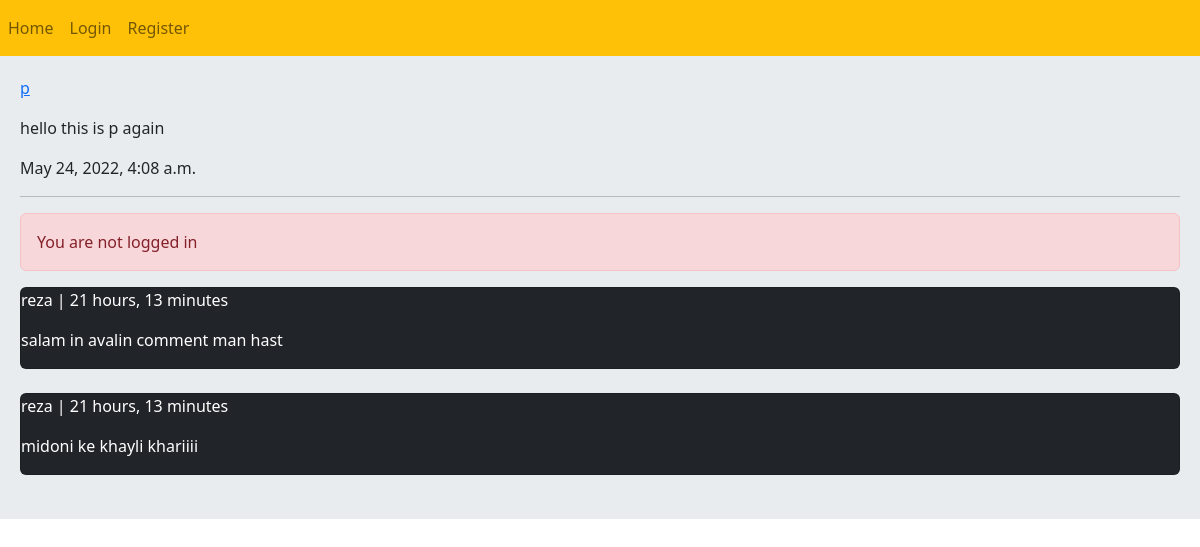
/post/6/hello-this-is-p-again/, run on an earlier commit of the app's database.
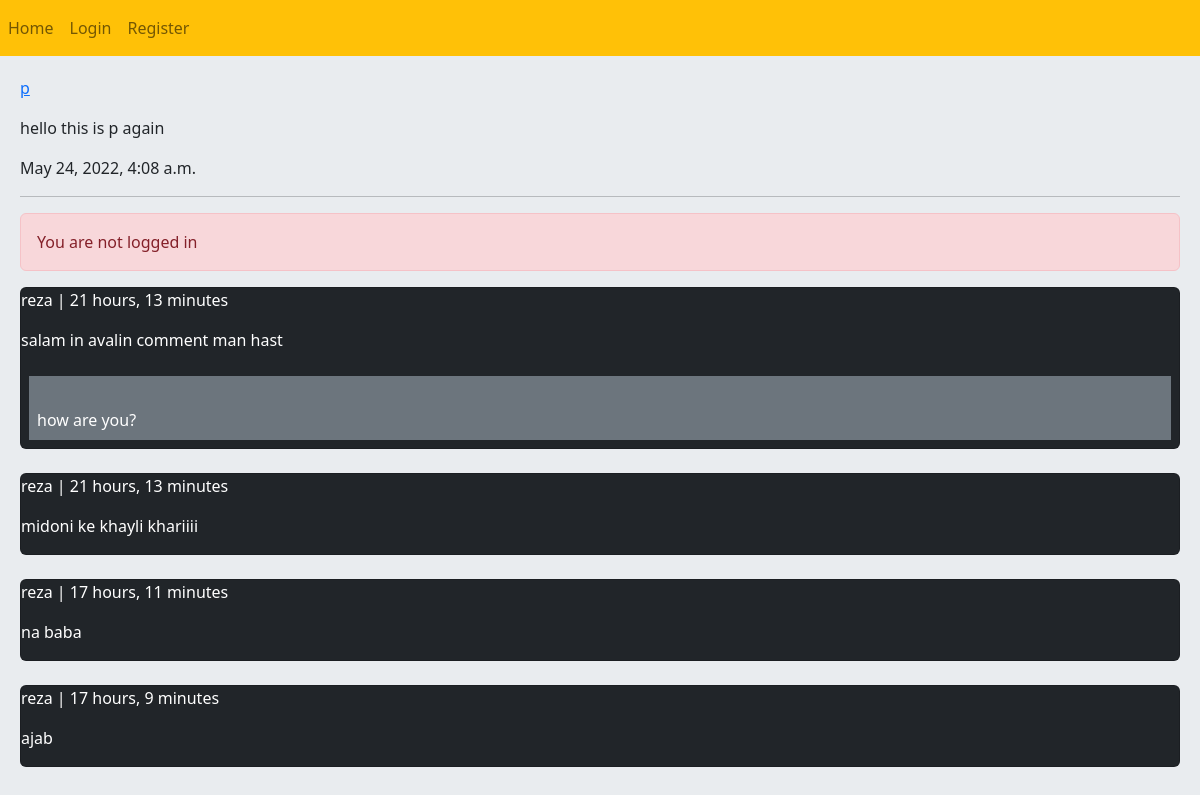
And on a later commit of the database.
### home/models.py (models this page shows, shortened)
class Post(models.Model):
    user=models.ForeignKey(User,on_delete=models.CASCADE,related_name='posts')
    body=models.CharField(max_length=300)
    slug=models.SlugField()
    created=models.DateTimeField(auto_now_add=True)
    updated=models.DateTimeField(auto_now=True)
    class Meta:
        ordering=('-created','body')

class Comment(models.Model):
    user=models.ForeignKey(User,on_delete=models.CASCADE,related_name='comments')
    post=models.ForeignKey(Post,on_delete=models.CASCADE,related_name='comment_post')
    body=models.TextField(max_length=200)
    replay=models.ForeignKey('self',on_delete=models.CASCADE,related_name='replays',blank=True,null=True)
    is_replay=models.BooleanField(default=False)
    created=models.DateTimeField(auto_now_add=True)

### home/views.py (the view, shortened to what this page needs)
# urls.py: path('post/<int:post_id>/<slug:post_slug>/',views.PostView.as_view(),name='post'),
class PostView(View):
    form_class=CommentFormView
    form_reply=CommentReplayFormView
    def setup(self,request,*args,**kwargs):
        self.post_instance = get_object_or_404(Post, pk=kwargs['post_id'], slug=kwargs['post_slug'])
        return super().setup(request,*args,**kwargs)
    def get(self,request,*args,**kwargs):
        comments=self.post_instance.comment_post.filter(is_replay=False)
        can_like=False
        if request.user.is_authenticated and self.post_instance.can_like(request.user):
            can_like=True
        return render(request,'home/post.html',{'post':self.post_instance,'comments':comments,'form':self.form_class,'reply_form':self.form_reply,'can_like':can_like})

### home/templates/home/post.html (shortened to what this page needs)
{% extends 'app/base.html' %}
{% block content %}
    <a href="{% url 'account:profile' post.user.id %}"><p>{{ post.user.username }}</p></a>
    <p>{{ post.body }}</p>
    <p>{{ post.created }}</p>
    <hr/>
    {% if request.user.is_authenticated %}
        <a href="{% url 'home:like_view' post.id %}" class="{% if can_like %}disabled{% endif %} btn btn-primary col-md-2">Like {{ post.like_count }}</a>
        <form action="" method="post">
            {% csrf_token %}
            {{ form.as_p }}
            <input class="btn btn-primary" type="submit" value="Reply">
        </form>
        <br>
    {% else %}
        <p class="alert alert-danger">You are not logged in</p>
    {% endif %}
    {% for comment in comments %}
        <div class="card bg-dark text-white">
            <p class="card_header">{{ comment.user.username }} | {{ comment.created|timesince }}</p>
            <p class="card_body ">{{ comment.body }}</p>
        {% with replays=comment.replays.all %}
            {% for replay in replays %}
                <p class="bg-secondary m-2 p-2">{{ replay.user.name }}<br>{{ replay.body}}</p>
            {% endfor %}
        {% endwith %}
        </div>
        <br>
    {% empty %}
        <p>No commnet yet</p>
    {% endfor %}
{% endblock %}

### templates/app/base.html (shortened to what this page needs)
<!DOCTYPE html>
<html lang="en">
<head>
    <link href="https://cdn.jsdelivr.net/npm/bootstrap@5.2.0-beta1/dist/css/bootstrap.min.css" rel="stylesheet"
>
</head>
<body>
{% include 'app/inc/navbar.html' %}
<div class="jumbotron">
    {% block content %}
    {% endblock %}
</div>
</body>
</html>

### templates/app/inc/navbar.html
<nav class="navbar navbar-expand-lg navbar-light bg-warning">
    <div class="collapse navbar-collapse" id="navbarNav">
        <ul class="navbar-nav">
            <li class="nav-item">
                <a class="nav-link" href="{% url 'home:home' %}">Home</a>
            </li>
            {% if user.is_authenticated %}
                <li class="nav-item">
                    <a class="nav-link" href="{% url 'account:logout' %}">Logout</a>
                </li>
                <li class="nav-item">
                    <a class="nav-link" href="{% url 'account:profile' user.id %}">Profile</a>
                </li>
            {% else %}
                <li class="nav-item">
                    <a class="nav-link " href="{% url 'account:login' %}">Login</a>
                </li>
                <li class="nav-item">
                    <a class="nav-link" href="{% url 'account:register' %}">Register</a>
                </li>
            {% endif %}
        </ul>
    </div>
</nav>

### templates/app/base.html (style rules this page uses)
.jumbotron { padding: 20px; margin-bottom: 20px; background-color: #e9ecef; }

What changed in the data, as far as the page shows it:
added Comment: body "how are you?", shown under "reza"
added Comment: user.username "reza", created "17 hours, 11 minutes", body "na baba"
added Comment: user.username "reza", created "17 hours, 9 minutes", body "ajab"
